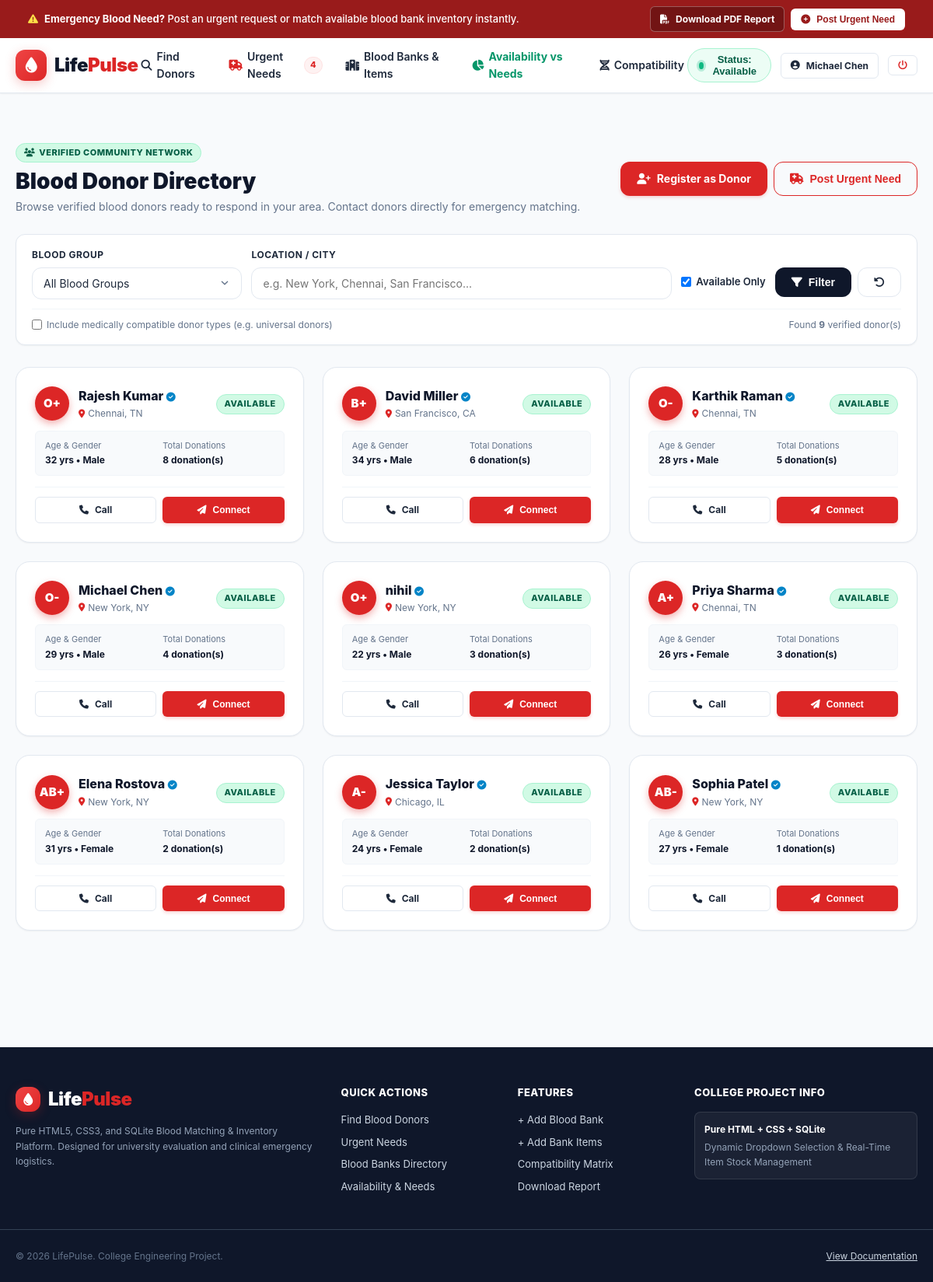
/donors (signed in), run on the app's committed database.
### tables this page shows
CREATE TABLE users (
        id INTEGER PRIMARY KEY AUTOINCREMENT,
        name TEXT NOT NULL,
        email TEXT UNIQUE NOT NULL,
        password_hash TEXT NOT NULL,
        role TEXT DEFAULT 'donor',
        blood_group TEXT,
        phone TEXT,
        city TEXT,
        state TEXT,
        weight_kg REAL DEFAULT 65.0,
        last_donation_date TEXT,
        is_available INTEGER DEFAULT 1,
        created_at TIMESTAMP DEFAULT CURRENT_TIMESTAMP
    );

CREATE TABLE donors (
        id INTEGER PRIMARY KEY AUTOINCREMENT,
        user_id INTEGER,
        name TEXT NOT NULL,
        blood_group TEXT NOT NULL,
        age INTEGER,
        gender TEXT,
        phone TEXT NOT NULL,
        email TEXT,
        city TEXT NOT NULL,
        state TEXT,
        zip_code TEXT,
        last_donation_date TEXT,
        is_available INTEGER DEFAULT 1,
        is_verified INTEGER DEFAULT 1,
        donations_count INTEGER DEFAULT 1,
        created_at TIMESTAMP DEFAULT CURRENT_TIMESTAMP,
        FOREIGN KEY (user_id) REFERENCES users(id)
    );

### app.py (the view, shortened to what this page needs)
@app.route('/donors')
def donors_page():
    blood_group = request.args.get('blood_group', '').strip()
    location = request.args.get('location', '').strip()
    available_only = request.args.get('available_only', '1') == '1'
    compatible_mode = request.args.get('compatible', 'false') == 'true'
    conn = get_db_connection()
    query = "SELECT * FROM donors WHERE 1=1"
    params = []
    if available_only:
        query += " AND is_available = 1"
    if location:
        query += " AND (city LIKE ? OR state LIKE ? OR zip_code LIKE ?)"
        loc_pattern = f"%{location}%"
        params.extend([loc_pattern, loc_pattern, loc_pattern])
    query += " ORDER BY is_available DESC, donations_count DESC"
    donors = conn.execute(query, params).fetchall()
    conn.close()
    return render_template(
        'donors.html',
        donors=donors,
        selected_group=blood_group,
        search_location=location,
        available_only=available_only,
        compatible_mode=compatible_mode
    )

### templates/donors.html (shortened to what this page needs)
{% extends "base.html" %}
{% block content %}
<div class="container" style="padding-top: 30px; padding-bottom: 50px;">
    <div class="page-header">
        <div>
            <div class="badge badge-success" style="margin-bottom: 8px;">
                <i class="fa-solid fa-users"></i> Verified Community Network
            </div>
            <h1 class="page-title">Blood Donor Directory</h1>
            <p class="page-subtitle">
                Browse verified blood donors ready to respond in your area. Contact donors directly for emergency matching.
            </p>
        </div>
        <div class="flex gap-2">
            <a href="{{ url_for('register_donor') }}" class="btn btn-primary">
                <i class="fa-solid fa-user-plus"></i> Register as Donor
            </a>
            <button onclick="openModal('urgentNeedModal')" class="btn btn-outline-primary">
                <i class="fa-solid fa-truck-medical"></i> Post Urgent Need
            </button>
        </div>
    </div>
    <div class="filter-bar">
        <form action="{{ url_for('donors_page') }}" method="GET">
            <div class="flex items-center gap-3" style="flex-wrap: wrap; margin-bottom: 12px;">
                <div style="flex: 1; min-width: 160px;">
                    <label class="form-label">Blood Group</label>
                    <select name="blood_group" class="form-select">
                        <option value="">All Blood Groups</option>
                    </select>
                </div>
                <div style="flex: 2; min-width: 220px;">
                    <label class="form-label">Location / City</label>
                    <input type="text" name="location" value="{{ search_location or '' }}"
                           placeholder="e.g. New York, Chennai, San Francisco..."
                           class="form-control">
                </div>
                <div style="display: flex; align-items: center; gap: 8px; margin-top: 22px;">
                    <label style="display: flex; align-items: center; gap: 6px; font-size: 13px; font-weight: 600; cursor: pointer;">
                        <input type="checkbox" name="available_only" value="1" {% if available_only %}checked{% endif %}>
                        <span>Available Only</span>
                    </label>
                </div>
                <div style="display: flex; gap: 8px; margin-top: 22px;">
                    <button type="submit" class="btn btn-secondary">
                        <i class="fa-solid fa-filter"></i> Filter
                    </button>
                    <a href="{{ url_for('donors_page') }}" class="btn btn-outline" title="Reset Filters">
                        <i class="fa-solid fa-rotate-left"></i>
                    </a>
                </div>
            </div>
            <div style="display: flex; justify-content: space-between; align-items: center; font-size: 12px; color: var(--text-muted); border-top: 1px solid var(--border-subtle); padding-top: 10px;">
                <label style="display: flex; align-items: center; gap: 6px; cursor: pointer;">
                    <input type="checkbox" name="compatible" value="true" {% if compatible_mode %}checked{% endif %}>
                    <span>Include medically compatible donor types (e.g. universal donors)</span>
                </label>
                <span>Found <strong>{{ donors|length }}</strong> verified donor(s)</span>
            </div>
        </form>
    </div>
    <div class="grid-3" style="margin-bottom: 40px;">
        {% for donor in donors %}
        <div class="card" style="display: flex; flex-direction: column; justify-content: space-between;">
            <div>
                <div class="flex items-center justify-between mb-3">
                    <div class="flex items-center gap-3">
                        <div class="blood-avatar" style="width: 44px; height: 44px; font-size: 15px;">
                            {{ donor.blood_group }}
                        </div>
                        <div>
                            <h3 style="font-size: 16px; font-weight: 800; color: var(--secondary);">
                                {{ donor.name }}
                                {% if donor.is_verified %}
                                <i class="fa-solid fa-circle-check" style="color: #0284c7; font-size: 12px;" title="Verified Donor"></i>
                                {% endif %}
                            </h3>
                            <div style="font-size: 12px; color: var(--text-muted); display: flex; align-items: center; gap: 4px;">
                                <i class="fa-solid fa-location-dot" style="font-size: 11px; color: var(--primary);"></i>
                                <span>{{ donor.city }}, {{ donor.state or 'Online' }}</span>
                            </div>
                        </div>
                    </div>
                    <div>
                        {% if donor.is_available %}
                        <span class="badge badge-success">Available</span>
                        {% else %}
                        <span class="badge" style="background: #f1f5f9; color: #64748b;">Offline</span>
                        {% endif %}
                    </div>
                </div>
                <div style="background: #f8fafc; border: 1px solid var(--border-subtle); border-radius: var(--radius-sm); padding: 10px 12px; margin-bottom: 14px; font-size: 12px; display: grid; grid-template-columns: 1fr 1fr; gap: 8px;">
                    <div>
                        <span style="color: var(--text-muted); display: block; font-size: 11px;">Age & Gender</span>
                        <strong style="color: var(--secondary);">{{ donor.age or '25' }} yrs &bull; {{ donor.gender or 'N/A' }}</strong>
                    </div>
                    <div>
                        <span style="color: var(--text-muted); display: block; font-size: 11px;">Total Donations</span>
                        <strong style="color: var(--secondary);">{{ donor.donations_count }} donation(s)</strong>
                    </div>
                </div>
            </div>
            <div style="display: grid; grid-template-columns: 1fr 1fr; gap: 8px; padding-top: 12px; border-top: 1px solid var(--border-subtle);">
                <a href="tel:{{ donor.phone }}" class="btn btn-sm btn-outline">
                    <i class="fa-solid fa-phone"></i> Call
                </a>
                <button onclick="openDonorContactModal('{{ donor.name }}', '{{ donor.blood_group }}', '{{ donor.city }}', '{{ donor.phone }}')" class="btn btn-sm btn-primary">
                    <i class="fa-solid fa-paper-plane"></i> Connect
                </button>
            </div>
        </div>
        {% endfor %}
    </div>
</div>
{% endblock %}

### templates/base.html (shortened to what this page needs)
<!DOCTYPE html>
<html lang="en">
<head>
    <link rel="stylesheet" href="{{ url_for('static', filename='css/style.css') }}">
    <link rel="stylesheet" href="https://cdnjs.cloudflare.com/ajax/libs/font-awesome/6.5.1/css/all.min.css">
</head>
<body>
    <div class="announcement-bar">
        <div class="container announcement-container">
            <div class="announcement-text">
                <i class="fa-solid fa-triangle-exclamation" style="color: #fde047;"></i>
                <span><strong>Emergency Blood Need?</strong> Post an urgent request or match available blood bank inventory instantly.</span>
            </div>
            <div class="announcement-actions">
                <a href="{{ url_for('download_pdf_report') }}" class="btn btn-sm btn-outline" style="background: rgba(0,0,0,0.25); color: #fff; border-color: rgba(255,255,255,0.3);">
                    <i class="fa-solid fa-file-pdf"></i> Download PDF Report
                </a>
                <button onclick="openModal('urgentNeedModal')" class="btn btn-sm btn-primary" style="background: #ffffff; color: var(--primary-dark);">
                    <i class="fa-solid fa-circle-plus"></i> Post Urgent Need
                </button>
            </div>
        </div>
    </div>
    <header class="navbar">
        <div class="container navbar-inner">
            <a href="{{ url_for('index') }}" class="brand-logo">
                <div class="brand-icon">
                    <i class="fa-solid fa-droplet"></i>
                </div>
                <span>Life<span class="brand-accent">Pulse</span></span>
            </a>
            <nav>
                <ul class="nav-links">
                    <li><a href="{{ url_for('donors_page') }}" class="nav-link"><i class="fa-solid fa-magnifying-glass"></i> Find Donors</a></li>
                    <li>
                        <a href="{{ url_for('urgent_needs_page') }}" class="nav-link">
                            <i class="fa-solid fa-truck-medical" style="color: var(--primary);"></i> Urgent Needs
                            {% if active_urgent_count %}
                            <span class="nav-counter-badge">{{ active_urgent_count }}</span>
                            {% endif %}
                        </a>
                    </li>
                    <li><a href="{{ url_for('blood_banks_page') }}" class="nav-link"><i class="fa-solid fa-hospital"></i> Blood Banks & Items</a></li>
                    <li><a href="{{ url_for('availability_and_needs') }}" class="nav-link" style="color: #059669; font-weight: 700;"><i class="fa-solid fa-chart-pie"></i> Availability vs Needs</a></li>
                    <li><a href="{{ url_for('compatibility_page') }}" class="nav-link"><i class="fa-solid fa-dna"></i> Compatibility</a></li>
                </ul>
            </nav>
            <div class="navbar-right">
                <button id="statusToggleBtn" onclick="toggleDonorStatus()" class="status-pill {% if status_text == 'Available' %}available{% else %}unavailable{% endif %}" title="Click to toggle your donor availability">
                    <span id="statusIndicatorDot" class="status-dot"></span>
                    <span>Status: <strong id="statusText">{{ status_text }}</strong></span>
                </button>
                {% if is_authenticated %}
                <a href="{{ url_for('dashboard') }}" class="btn btn-sm btn-outline">
                    <i class="fa-solid fa-circle-user"></i> {{ current_user.name }}
                </a>
                <a href="{{ url_for('logout') }}" class="btn btn-sm btn-outline" style="color: var(--primary);" title="Logout">
                    <i class="fa-solid fa-power-off"></i>
                </a>
                {% else %}
                <a href="{{ url_for('login') }}" class="btn btn-sm btn-outline">Login</a>
                <a href="{{ url_for('signup') }}" class="btn btn-sm btn-primary">Sign Up</a>
                {% endif %}
            </div>
        </div>
    </header>
    <main>
        {% block content %}{% endblock %}
    </main>
    <footer class="site-footer">
        <div class="container footer-grid">
            <div>
                <div class="brand-logo" style="color: #ffffff; margin-bottom: 12px;">
                    <div class="brand-icon" style="width: 32px; height: 32px; font-size: 16px;">
                        <i class="fa-solid fa-droplet"></i>
                    </div>
                    <span>Life<span class="brand-accent">Pulse</span></span>
                </div>
                <p style="color: #94a3b8; font-size: 12px; line-height: 1.6;">
                    Pure HTML5, CSS3, and SQLite Blood Matching & Inventory Platform. Designed for university evaluation and clinical emergency logistics.
                </p>
            </div>
            <div>
                <h4 class="footer-heading">Quick Actions</h4>
                <ul class="footer-links">
                    <li><a href="{{ url_for('donors_page') }}">Find Blood Donors</a></li>
                    <li><a href="{{ url_for('urgent_needs_page') }}">Urgent Needs</a></li>
                    <li><a href="{{ url_for('blood_banks_page') }}">Blood Banks Directory</a></li>
                    <li><a href="{{ url_for('availability_and_needs') }}">Availability & Needs</a></li>
                </ul>
            </div>
            <div>
                <h4 class="footer-heading">Features</h4>
                <ul class="footer-links">
                    <li><a href="javascript:void(0)" onclick="openModal('addBloodBankModal')">+ Add Blood Bank</a></li>
                    <li><a href="javascript:void(0)" onclick="openModal('addInventoryModal')">+ Add Bank Items</a></li>
                    <li><a href="{{ url_for('compatibility_page') }}">Compatibility Matrix</a></li>
                    <li><a href="{{ url_for('project_report') }}" target="_blank">Download Report</a></li>
                </ul>
            </div>
            <div>
                <h4 class="footer-heading">College Project Info</h4>
                <div style="background: rgba(255,255,255,0.05); padding: 12px; border-radius: 8px; font-size: 12px; border: 1px solid rgba(255,255,255,0.1);">
                    <p style="color: #fff; font-weight: 700;">Pure HTML + CSS + SQLite</p>
                    <p style="color: #94a3b8; margin-top: 4px;">Dynamic Dropdown Selection & Real-Time Item Stock Management</p>
                </div>
            </div>
        </div>
        <div class="container footer-bottom">
            <div>&copy; 2026 LifePulse. College Engineering Project.</div>
            <div>
                <a href="{{ url_for('project_report') }}" target="_blank" style="color: #cbd5e1; text-decoration: underline;">View Documentation</a>
            </div>
        </div>
    </footer>
</body>
</html>

### data on the page
users: name "Michael Chen"
donors: blood_group "O+", name "Rajesh Kumar", is_verified 1 (drawn), city "Chennai", state "TN", is_available "AVAILABLE", age "32", gender "Male", donations_count "8"
donors: blood_group "B+", name "David Miller", is_verified 1 (drawn), city "San Francisco", state "CA", is_available "AVAILABLE", age "34", gender "Male", donations_count "6"
donors: blood_group "O-", name "Karthik Raman", is_verified 1 (drawn), city "Chennai", state "TN", is_available "AVAILABLE", age "28", gender "Male", donations_count "5"
donors: blood_group "O-", name "Michael Chen", is_verified 1 (drawn), city "New York", state "NY", is_available "AVAILABLE", age "29", gender "Male", donations_count "4"
donors: blood_group "O+", name "nihil", is_verified 1 (drawn), city "New York", state "NY", is_available "AVAILABLE", age "22", gender "Male", donations_count "3"
donors: blood_group "A+", name "Priya Sharma", is_verified 1 (drawn), city "Chennai", state "TN", is_available "AVAILABLE", age "26", gender "Female", donations_count "3"
donors: blood_group "AB+", name "Elena Rostova", is_verified 1 (drawn), city "New York", state "NY", is_available "AVAILABLE", age "31", gender "Female", donations_count "2"
donors: blood_group "A-", name "Jessica Taylor", is_verified 1 (drawn), city "Chicago", state "IL", is_available "AVAILABLE", age "24", gender "Female", donations_count "2"
donors: blood_group "AB-", name "Sophia Patel", is_verified 1 (drawn), city "New York", state "NY", is_available "AVAILABLE", age "27", gender "Female", donations_count "1"

### other printed values
{{ active_urgent_count }} "4"
{{ status_text }} "Available"
{{ donors|length }} "9"
